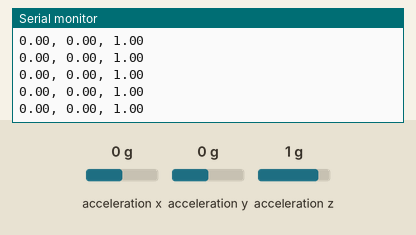
Bench run of a sketch on a simulated ESP32. Shown: the last lines printed to the serial monitor. The test bench sets the inputs (shaded band); at power-on: acceleration x 0 g, acceleration y 0 g, acceleration z 1 g.

Above: at 1.2 s.
1.3 s: acceleration x set to -1.4 g
At 1.58 s:
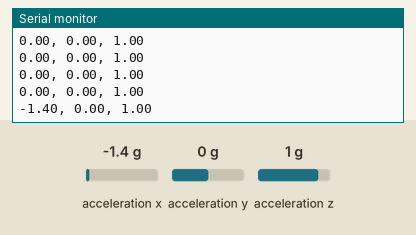
2.8 s: acceleration y set to -1.4 g
At 2.99 s:
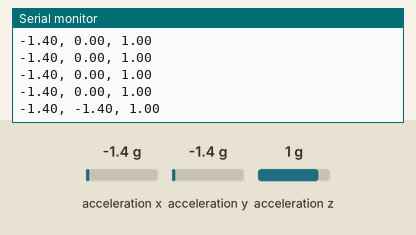
4.3 s: acceleration z set to -1.4 g
At 4.4 s:
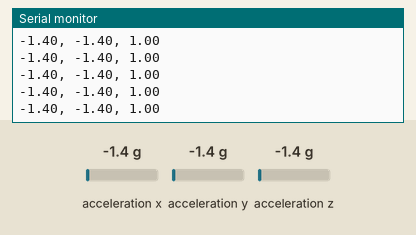

Measured:
- after the input at 1.3 s, the serial monitor: prints a new line after 0.12 s (image 1)
- after the input at 2.8 s, the serial monitor: prints a new line at once (image 2)

The sketch:

TestingADXL345.ino
```cpp
/*  *********************************************
 *  SparkFun_ADXL345_Example
 *  Triple Axis Accelerometer Breakout - ADXL345
 *  Hook Up Guide Example
 *
 *  Utilizing Sparkfun's ADXL345 Library
 *  Bildr ADXL345 source file modified to support
 *  both I2C and SPI Communication
 *
 *  E.Robert @ SparkFun Electronics
 *  Created: Jul 13, 2016
 *  Updated: Sep 06, 2016
 *
 *  Development Environment Specifics:
 *  Arduino 1.6.11
 *
 *  Hardware Specifications:
 *  SparkFun ADXL345
 *  Arduino Uno
 *  *********************************************/

#include <SparkFun_ADXL345.h>         // SparkFun ADXL345 Library
#include <Wire.h>

/*********** COMMUNICATION SELECTION ***********/
/*    Comment Out The One You Are Not Using    */
//ADXL345 adxl = ADXL345(10);           // USE FOR SPI COMMUNICATION, ADXL345(CS_PIN);
ADXL345 adxl = ADXL345();             // USE FOR I2C COMMUNICATION

/****************** INTERRUPT ******************/
/*      Uncomment If Attaching Interrupt       */
//int interruptPin = 2;                 // Setup pin 2 to be the interrupt pin (for most Arduino Boards)

// Communication pins
const int SDA_PIN   = 6;
const int SCL_PIN   = 5;

/******************** SETUP ********************/
/*          Configure ADXL345 Settings         */
void setup(){
  Wire.begin(SDA_PIN, SCL_PIN);
  Serial.begin(9600);                 // Start the serial terminal
  Serial.println("SparkFun ADXL345 Accelerometer Hook Up Guide Example");
  Serial.println();

  adxl.powerOn();                     // Power on the ADXL345

  adxl.setRangeSetting(2);           // Give the range settings
                                      // Accepted values are 2g, 4g, 8g or 16g
                                      // Higher Values = Wider Measurement Range
                                      // Lower Values = Greater Sensitivity

  adxl.setActivityXYZ(1, 0, 0);       // Set to activate movement detection in the axes "adxl.setActivityXYZ(X, Y, Z);" (1 == ON, 0 == OFF)
  adxl.setActivityThreshold(75);      // 62.5mg per increment   // Set activity   // Inactivity thresholds (0-255)

  adxl.setInactivityXYZ(1, 0, 0);     // Set to detect inactivity in all the axes "adxl.setInactivityXYZ(X, Y, Z);" (1 == ON, 0 == OFF)
  adxl.setInactivityThreshold(5);    // 62.5mg per increment   // Set inactivity // Inactivity thresholds (0-255)
  adxl.setTimeInactivity(10);         // How many seconds of no activity is inactive?

  adxl.setTapDetectionOnXYZ(1, 1, 1); // Detect taps in the directions turned ON "adxl.setTapDetectionOnX(X, Y, Z);" (1 == ON, 0 == OFF)

  // Set values for what is considered a TAP and what is a DOUBLE TAP (0-255)
  adxl.setTapThreshold(8);           // 62.5 mg per increment
  adxl.setTapDuration(5);            // 625 μs per increment
  adxl.setDoubleTapLatency(80);       // 1.25 ms per increment
  adxl.setDoubleTapWindow(200);       // 1.25 ms per increment

  // Set values for what is considered FREE FALL (0-255)
  adxl.setFreeFallThreshold(7);       // (5 - 9) recommended - 62.5mg per increment
  adxl.setFreeFallDuration(30);       // (20 - 70) recommended - 5ms per increment

  // Setting all interupts to take place on INT1 pin
  //adxl.setImportantInterruptMapping(1, 1, 1, 1, 1);     // Sets "adxl.setEveryInterruptMapping(single tap, double tap, free fall, activity, inactivity);"
                                                        // Accepts only 1 or 2 values for pins INT1 and INT2. This chooses the pin on the ADXL345 to use for Interrupts.
                                                        // This library may have a problem using INT2 pin. Default to INT1 pin.

  // Turn on Interrupts for each mode (1 == ON, 0 == OFF)
  adxl.InactivityINT(1);
  adxl.ActivityINT(1);
  adxl.FreeFallINT(1);
  adxl.doubleTapINT(1);
  adxl.singleTapINT(1);

  adxl.setLowPower(true);

//attachInterrupt(digitalPinToInterrupt(interruptPin), ADXL_ISR, RISING);   // Attach Interrupt

}

/****************** MAIN CODE ******************/
/*     Accelerometer Readings and Interrupt    */
void loop(){

  // Accelerometer Readings
  int x,y,z;
  adxl.readAccel(&x, &y, &z);         // Read the accelerometer values and store them in variables declared above x,y,z

  // Output Results to Serial
  /* UNCOMMENT TO VIEW X Y Z ACCELEROMETER VALUES */
  Serial.print(x/256.0);
  Serial.print(", ");
  Serial.print(y/256.0);
  Serial.print(", ");
  Serial.println(z/256.0);

  delay(200);

  ADXL_ISR();
  // You may also choose to avoid using interrupts and simply run the functions within ADXL_ISR();
  //  and place it within the loop instead.
  // This may come in handy when it doesn't matter when the action occurs.

}

/********************* ISR *********************/
/* Look for Interrupts and Triggered Action    */
void ADXL_ISR() {

  // getInterruptSource clears all triggered actions after returning value
  // Do not call again until you need to recheck for triggered actions
  byte interrupts = adxl.getInterruptSource();

  // Free Fall Detection
  if(adxl.triggered(interrupts, ADXL345_FREE_FALL)){
    Serial.println("*** FREE FALL ***");
    //add code here to do when free fall is sensed
  }

  // Inactivity
  // ... inside your ADXL_ISR function ...

  // Inactivity - THIS IS WHERE YOU SLEEP
  if(adxl.triggered(interrupts, ADXL345_INACTIVITY)){
    Serial.println("*** INACTIVITY DETECTED - GOING TO SLEEP ***");

    // 1. CRITICAL: Disable the Inactivity Interrupt on the Sensor
    // If we don't do this, the INT1 pin stays HIGH and the ESP32 won't sleep correctly.
    adxl.InactivityINT(0);

    // 2. Enable Double Tap Interrupt (This will be our Alarm Clock)
    adxl.doubleTapINT(1);
    adxl.singleTapINT(0); // Turn off single tap to avoid accidental wakes
    adxl.FreeFallINT(0);  // Turn off free fall
    adxl.ActivityINT(0);  // Turn off activity

    // 3. Clear the interrupts one last time to ensure INT1 goes LOW
    adxl.getInterruptSource();

    // 4. Setup ESP32 Wakeup Logic (Wake when IO4 goes HIGH)
    // Change '4' to whatever GPIO pin you connected INT1 to
    esp_deep_sleep_enable_gpio_wakeup(1ULL << 4, ESP_GPIO_WAKEUP_GPIO_HIGH);

    // 5. Goodnight
    Serial.println("Entering Deep Sleep...");
    Serial.flush(); // Ensure text is printed before shutdown
    esp_deep_sleep_start();

    // Code here NEVER runs. When it wakes up, it restarts at setup()
  }

  // Double Tap Detection - This only runs if we are ALREADY awake
  if(adxl.triggered(interrupts, ADXL345_DOUBLE_TAP)){
    Serial.println("*** DOUBLE TAP - I AM AWAKE ***");
    // You might blink an LED here to show the user it worked
  }

  // Activity
  if(adxl.triggered(interrupts, ADXL345_ACTIVITY)){
    Serial.println("*** ACTIVITY ***");
     //add code here to do when activity is sensed
  }

  // Tap Detection
  if(adxl.triggered(interrupts, ADXL345_SINGLE_TAP)){
    Serial.println("*** TAP ***");
     //add code here to do when a tap is sensed
  }
}
```
